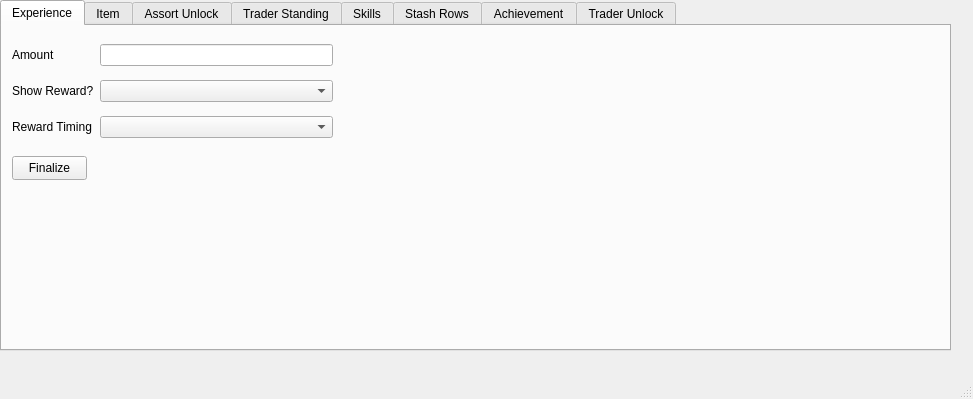
<?xml version="1.0" encoding="UTF-8"?>
<ui version="4.0">
 <class>rewardBuilder</class>
 <widget class="QMainWindow" name="rewardBuilder">
  <property name="geometry">
   <rect>
    <x>0</x>
    <y>0</y>
    <width>973</width>
    <height>399</height>
   </rect>
  </property>
  <property name="windowTitle">
   <string>Reward Builder</string>
  </property>
  <widget class="QWidget" name="centralwidget">
   <widget class="QTabWidget" name="tabWidget">
    <property name="geometry">
     <rect>
      <x>0</x>
      <y>0</y>
      <width>951</width>
      <height>351</height>
     </rect>
    </property>
    <property name="currentIndex">
     <number>0</number>
    </property>
    <widget class="QWidget" name="tab_9">
     <attribute name="title">
      <string>Experience</string>
     </attribute>
     <widget class="QWidget" name="gridLayoutWidget_2">
      <property name="geometry">
       <rect>
        <x>10</x>
        <y>10</y>
        <width>321</width>
        <height>111</height>
       </rect>
      </property>
      <layout class="QGridLayout" name="gridLayout_2">
       <item row="3" column="0">
        <widget class="QLabel" name="label_7">
         <property name="text">
          <string>Show Reward?</string>
         </property>
        </widget>
       </item>
       <item row="1" column="1">
        <widget class="QLineEdit" name="box_amount_exp"/>
       </item>
       <item row="3" column="1">
        <widget class="QComboBox" name="box_unknown_exp"/>
       </item>
       <item row="1" column="0">
        <widget class="QLabel" name="label_8">
         <property name="text">
          <string>Amount</string>
         </property>
        </widget>
       </item>
       <item row="4" column="0">
        <widget class="QLabel" name="label_2">
         <property name="text">
          <string>Reward Timing</string>
         </property>
        </widget>
       </item>
       <item row="4" column="1">
        <widget class="QComboBox" name="box_rewardtiming_exp"/>
       </item>
      </layout>
     </widget>
     <widget class="QPushButton" name="pb_finalize_exp">
      <property name="geometry">
       <rect>
        <x>10</x>
        <y>130</y>
        <width>75</width>
        <height>24</height>
       </rect>
      </property>
      <property name="text">
       <string>Finalize</string>
      </property>
     </widget>
    </widget>
    <widget class="QWidget" name="tab">
     <attribute name="title">
      <string>Item</string>
     </attribute>
     <widget class="QWidget" name="gridLayoutWidget_3">
      <property name="geometry">
       <rect>
        <x>10</x>
        <y>10</y>
        <width>301</width>
        <height>158</height>
       </rect>
      </property>
      <layout class="QGridLayout" name="gridLayout_3">
       <item row="5" column="0">
        <widget class="QLabel" name="label_10">
         <property name="text">
          <string>Show Reward?</string>
         </property>
        </widget>
       </item>
       <item row="5" column="1">
        <widget class="QComboBox" name="box_unknown_item"/>
       </item>
       <item row="6" column="0">
        <widget class="QLabel" name="label_4">
         <property name="text">
          <string>Reward Timing</string>
         </property>
        </widget>
       </item>
       <item row="3" column="0">
        <widget class="QLabel" name="label_11">
         <property name="text">
          <string>Value</string>
         </property>
        </widget>
       </item>
       <item row="1" column="0">
        <widget class="QLabel" name="label_9">
         <property name="text">
          <string>Reward/Target ID</string>
         </property>
        </widget>
       </item>
       <item row="3" column="1">
        <widget class="QSpinBox" name="box_value_item">
         <property name="maximum">
          <number>999999999</number>
         </property>
        </widget>
       </item>
       <item row="6" column="1">
        <widget class="QComboBox" name="box_rewardtiming_item"/>
       </item>
       <item row="1" column="1">
        <widget class="QLineEdit" name="fld_tid_item"/>
       </item>
       <item row="4" column="0">
        <widget class="QLabel" name="label_3">
         <property name="text">
          <string>Found In Raid?</string>
         </property>
        </widget>
       </item>
       <item row="4" column="1">
        <widget class="QComboBox" name="box_fir_item"/>
       </item>
      </layout>
     </widget>
     <widget class="QPushButton" name="pb_finalize_item">
      <property name="geometry">
       <rect>
        <x>10</x>
        <y>180</y>
        <width>75</width>
        <height>24</height>
       </rect>
      </property>
      <property name="text">
       <string>Finalize</string>
      </property>
     </widget>
     <widget class="QLabel" name="label_12">
      <property name="geometry">
       <rect>
        <x>330</x>
        <y>10</y>
        <width>49</width>
        <height>16</height>
       </rect>
      </property>
      <property name="text">
       <string>Items:</string>
      </property>
     </widget>
     <widget class="QListWidget" name="list_items_item">
      <property name="geometry">
       <rect>
        <x>330</x>
        <y>30</y>
        <width>531</width>
        <height>111</height>
       </rect>
      </property>
     </widget>
     <widget class="QWidget" name="gridLayoutWidget_8">
      <property name="geometry">
       <rect>
        <x>590</x>
        <y>180</y>
        <width>271</width>
        <height>71</height>
       </rect>
      </property>
      <layout class="QGridLayout" name="gridLayout_8">
       <item row="1" column="1">
        <widget class="QLineEdit" name="fld_uid_item"/>
       </item>
       <item row="2" column="1">
        <widget class="QLineEdit" name="fld_utpl_item"/>
       </item>
       <item row="1" column="0">
        <widget class="QLabel" name="label">
         <property name="text">
          <string>_id</string>
         </property>
        </widget>
       </item>
       <item row="2" column="0">
        <widget class="QLabel" name="label_30">
         <property name="text">
          <string>_tpl</string>
         </property>
        </widget>
       </item>
      </layout>
     </widget>
     <widget class="QWidget" name="gridLayoutWidget_9">
      <property name="geometry">
       <rect>
        <x>250</x>
        <y>180</y>
        <width>318</width>
        <height>106</height>
       </rect>
      </property>
      <layout class="QGridLayout" name="gridLayout_9">
       <item row="2" column="2">
        <widget class="QSpinBox" name="box_soc_item">
         <property name="toolTip">
          <string>&lt;html&gt;&lt;head/&gt;&lt;body&gt;&lt;p&gt;&lt;br/&gt;&lt;/p&gt;&lt;/body&gt;&lt;/html&gt;</string>
         </property>
        </widget>
       </item>
       <item row="1" column="2">
        <widget class="QLineEdit" name="fld_slotid_item"/>
       </item>
       <item row="1" column="1">
        <widget class="QCheckBox" name="chk_slotid_item">
         <property name="text">
          <string>Include slotID</string>
         </property>
        </widget>
       </item>
       <item row="2" column="1">
        <widget class="QCheckBox" name="chk_soc_item">
         <property name="text">
          <string>Include StackObjectsCount</string>
         </property>
         <property name="checked">
          <bool>true</bool>
         </property>
        </widget>
       </item>
       <item row="0" column="1">
        <widget class="QCheckBox" name="chk_parentid_item">
         <property name="text">
          <string>Include parentID</string>
         </property>
        </widget>
       </item>
       <item row="0" column="2">
        <widget class="QLineEdit" name="fld_parentid_item"/>
       </item>
       <item row="3" column="1">
        <widget class="QCheckBox" name="chk_fir_item">
         <property name="text">
          <string>Found In Raid</string>
         </property>
         <property name="checked">
          <bool>true</bool>
         </property>
        </widget>
       </item>
      </layout>
     </widget>
     <widget class="QWidget" name="gridLayoutWidget_13">
      <property name="geometry">
       <rect>
        <x>334</x>
        <y>140</y>
        <width>521</width>
        <height>41</height>
       </rect>
      </property>
      <layout class="QGridLayout" name="gridLayout_13">
       <item row="0" column="0">
        <widget class="QPushButton" name="pb_remitem_item">
         <property name="text">
          <string>Remove Selected Item</string>
         </property>
        </widget>
       </item>
       <item row="0" column="1">
        <widget class="QPushButton" name="pb_load_fields_item">
         <property name="text">
          <string>Load to Fields</string>
         </property>
        </widget>
       </item>
       <item row="0" column="2">
        <widget class="QPushButton" name="pb_additem_item">
         <property name="text">
          <string>Add Item</string>
         </property>
        </widget>
       </item>
      </layout>
     </widget>
    </widget>
    <widget class="QWidget" name="tab_2">
     <attribute name="title">
      <string>Assort Unlock</string>
     </attribute>
     <widget class="QWidget" name="gridLayoutWidget_4">
      <property name="geometry">
       <rect>
        <x>10</x>
        <y>10</y>
        <width>311</width>
        <height>136</height>
       </rect>
      </property>
      <layout class="QGridLayout" name="gridLayout_4">
       <item row="1" column="0">
        <widget class="QLabel" name="label_18">
         <property name="text">
          <string>Trader</string>
         </property>
        </widget>
       </item>
       <item row="5" column="1">
        <widget class="QComboBox" name="box_rewardtiming_asu"/>
       </item>
       <item row="0" column="0">
        <widget class="QLabel" name="label_16">
         <property name="text">
          <string>Target ID</string>
         </property>
        </widget>
       </item>
       <item row="0" column="1">
        <widget class="QLineEdit" name="fld_tid_asu"/>
       </item>
       <item row="3" column="1">
        <widget class="QComboBox" name="box_unknown_asu"/>
       </item>
       <item row="3" column="0">
        <widget class="QLabel" name="label_13">
         <property name="text">
          <string>Show Reward?</string>
         </property>
        </widget>
       </item>
       <item row="5" column="0">
        <widget class="QLabel" name="label_25">
         <property name="text">
          <string>Reward Timing</string>
         </property>
        </widget>
       </item>
       <item row="2" column="1">
        <widget class="QSpinBox" name="box_loyalty_asu"/>
       </item>
       <item row="2" column="0">
        <widget class="QLabel" name="label_33">
         <property name="text">
          <string>Loyalty Level</string>
         </property>
        </widget>
       </item>
       <item row="1" column="1">
        <widget class="QComboBox" name="box_trader_asu"/>
       </item>
      </layout>
     </widget>
     <widget class="QLabel" name="label_17">
      <property name="geometry">
       <rect>
        <x>330</x>
        <y>10</y>
        <width>49</width>
        <height>16</height>
       </rect>
      </property>
      <property name="text">
       <string>Items:</string>
      </property>
     </widget>
     <widget class="QListWidget" name="list_items_asu">
      <property name="geometry">
       <rect>
        <x>330</x>
        <y>30</y>
        <width>531</width>
        <height>111</height>
       </rect>
      </property>
     </widget>
     <widget class="QPushButton" name="pb_finalize_asu">
      <property name="geometry">
       <rect>
        <x>10</x>
        <y>150</y>
        <width>75</width>
        <height>24</height>
       </rect>
      </property>
      <property name="text">
       <string>Finalize</string>
      </property>
     </widget>
     <widget class="QWidget" name="gridLayoutWidget_10">
      <property name="geometry">
       <rect>
        <x>590</x>
        <y>190</y>
        <width>271</width>
        <height>71</height>
       </rect>
      </property>
      <layout class="QGridLayout" name="gridLayout_10">
       <item row="1" column="1">
        <widget class="QLineEdit" name="fld_uid_asu"/>
       </item>
       <item row="2" column="1">
        <widget class="QLineEdit" name="fld_utpl_asu"/>
       </item>
       <item row="1" column="0">
        <widget class="QLabel" name="label_31">
         <property name="text">
          <string>_id</string>
         </property>
        </widget>
       </item>
       <item row="2" column="0">
        <widget class="QLabel" name="label_32">
         <property name="text">
          <string>_tpl</string>
         </property>
        </widget>
       </item>
      </layout>
     </widget>
     <widget class="QWidget" name="gridLayoutWidget_11">
      <property name="geometry">
       <rect>
        <x>330</x>
        <y>190</y>
        <width>251</width>
        <height>106</height>
       </rect>
      </property>
      <layout class="QGridLayout" name="gridLayout_11">
       <item row="0" column="0">
        <widget class="QCheckBox" name="chk_parentid_asu">
         <property name="text">
          <string>Include parentID</string>
         </property>
        </widget>
       </item>
       <item row="1" column="0">
        <widget class="QCheckBox" name="chk_slotid_asu">
         <property name="text">
          <string>Include slotID</string>
         </property>
        </widget>
       </item>
       <item row="0" column="1">
        <widget class="QLineEdit" name="box_parentid_asu"/>
       </item>
       <item row="2" column="0">
        <widget class="QCheckBox" name="chk_soc_asu">
         <property name="text">
          <string>Include StackObjectsCount</string>
         </property>
         <property name="checked">
          <bool>true</bool>
         </property>
        </widget>
       </item>
       <item row="2" column="1">
        <widget class="QSpinBox" name="box_soc_asu"/>
       </item>
       <item row="1" column="1">
        <widget class="QLineEdit" name="box_slotid_asu"/>
       </item>
       <item row="3" column="0">
        <widget class="QCheckBox" name="chk_fir_asu">
         <property name="text">
          <string>Found In Raid</string>
         </property>
         <property name="checked">
          <bool>true</bool>
         </property>
        </widget>
       </item>
      </layout>
     </widget>
     <widget class="QWidget" name="gridLayoutWidget_14">
      <property name="geometry">
       <rect>
        <x>330</x>
        <y>140</y>
        <width>531</width>
        <height>51</height>
       </rect>
      </property>
      <layout class="QGridLayout" name="gridLayout_14">
       <item row="0" column="2">
        <widget class="QPushButton" name="pb_additem_asu">
         <property name="text">
          <string>Add Item</string>
         </property>
        </widget>
       </item>
       <item row="0" column="0">
        <widget class="QPushButton" name="pb_remitem_asu">
         <property name="text">
          <string>Remove Selected Item</string>
         </property>
        </widget>
       </item>
       <item row="0" column="1">
        <widget class="QPushButton" name="pb_load_fields_asu">
         <property name="text">
          <string>Load to Fields</string>
         </property>
        </widget>
       </item>
      </layout>
     </widget>
    </widget>
    <widget class="QWidget" name="tab_5">
     <attribute name="title">
      <string>Trader Standing</string>
     </attribute>
     <widget class="QWidget" name="gridLayoutWidget_5">
      <property name="geometry">
       <rect>
        <x>10</x>
        <y>10</y>
        <width>261</width>
        <height>130</height>
       </rect>
      </property>
      <layout class="QGridLayout" name="gridLayout_5">
       <item row="0" column="0">
        <widget class="QLabel" name="label_14">
         <property name="text">
          <string>Trader</string>
         </property>
        </widget>
       </item>
       <item row="2" column="0">
        <widget class="QLabel" name="label_19">
         <property name="text">
          <string>Loyalty</string>
         </property>
        </widget>
       </item>
       <item row="3" column="0">
        <widget class="QLabel" name="label_15">
         <property name="text">
          <string>Show Reward?</string>
         </property>
        </widget>
       </item>
       <item row="3" column="2">
        <widget class="QComboBox" name="box_unknown_ts"/>
       </item>
       <item row="2" column="2">
        <widget class="QDoubleSpinBox" name="box_loyalty_ts">
         <property name="maximum">
          <double>9999999999.989999771118164</double>
         </property>
        </widget>
       </item>
       <item row="5" column="2">
        <widget class="QComboBox" name="box_rewardtiming_ts"/>
       </item>
       <item row="5" column="0">
        <widget class="QLabel" name="label_26">
         <property name="text">
          <string>Reward Timing</string>
         </property>
        </widget>
       </item>
       <item row="0" column="2">
        <widget class="QComboBox" name="box_trader_ts"/>
       </item>
      </layout>
     </widget>
     <widget class="QPushButton" name="pb_finalize_ts">
      <property name="geometry">
       <rect>
        <x>10</x>
        <y>150</y>
        <width>75</width>
        <height>24</height>
       </rect>
      </property>
      <property name="text">
       <string>Finalize</string>
      </property>
     </widget>
    </widget>
    <widget class="QWidget" name="tab_6">
     <attribute name="title">
      <string>Skills</string>
     </attribute>
     <widget class="QWidget" name="gridLayoutWidget_6">
      <property name="geometry">
       <rect>
        <x>10</x>
        <y>10</y>
        <width>351</width>
        <height>130</height>
       </rect>
      </property>
      <layout class="QGridLayout" name="gridLayout_6">
       <item row="0" column="0">
        <widget class="QLabel" name="label_20">
         <property name="text">
          <string>Skill</string>
         </property>
        </widget>
       </item>
       <item row="2" column="0">
        <widget class="QLabel" name="label_22">
         <property name="text">
          <string>Points</string>
         </property>
        </widget>
       </item>
       <item row="0" column="1">
        <widget class="QComboBox" name="box_skill_sk"/>
       </item>
       <item row="3" column="1">
        <widget class="QComboBox" name="box_unknown_sk"/>
       </item>
       <item row="2" column="1">
        <widget class="QSpinBox" name="box_points_sk">
         <property name="maximum">
          <number>999999999</number>
         </property>
        </widget>
       </item>
       <item row="3" column="0">
        <widget class="QLabel" name="label_21">
         <property name="text">
          <string>Show Reward?</string>
         </property>
        </widget>
       </item>
       <item row="4" column="0">
        <widget class="QLabel" name="label_27">
         <property name="text">
          <string>Reward Timing</string>
         </property>
        </widget>
       </item>
       <item row="4" column="1">
        <widget class="QComboBox" name="box_rewardtiming_sk"/>
       </item>
      </layout>
     </widget>
     <widget class="QPushButton" name="pb_finalize_sk">
      <property name="geometry">
       <rect>
        <x>10</x>
        <y>150</y>
        <width>75</width>
        <height>24</height>
       </rect>
      </property>
      <property name="text">
       <string>Finalize</string>
      </property>
     </widget>
    </widget>
    <widget class="QWidget" name="tab_7">
     <attribute name="title">
      <string>Stash Rows</string>
     </attribute>
     <widget class="QWidget" name="gridLayoutWidget_7">
      <property name="geometry">
       <rect>
        <x>10</x>
        <y>10</y>
        <width>271</width>
        <height>102</height>
       </rect>
      </property>
      <layout class="QGridLayout" name="gridLayout_7">
       <item row="1" column="0">
        <widget class="QLabel" name="label_24">
         <property name="text">
          <string>Number of Rows</string>
         </property>
        </widget>
       </item>
       <item row="2" column="1">
        <widget class="QComboBox" name="box_unknown_sr"/>
       </item>
       <item row="2" column="0">
        <widget class="QLabel" name="label_23">
         <property name="text">
          <string>Show Reward?</string>
         </property>
        </widget>
       </item>
       <item row="3" column="0">
        <widget class="QLabel" name="label_28">
         <property name="text">
          <string>Reward Timing</string>
         </property>
        </widget>
       </item>
       <item row="3" column="1">
        <widget class="QComboBox" name="box_rewardtiming_sr"/>
       </item>
       <item row="1" column="1">
        <widget class="QSpinBox" name="box_rows_sr">
         <property name="maximum">
          <number>999999999</number>
         </property>
        </widget>
       </item>
      </layout>
     </widget>
     <widget class="QPushButton" name="pb_finalize_sr">
      <property name="geometry">
       <rect>
        <x>10</x>
        <y>120</y>
        <width>75</width>
        <height>24</height>
       </rect>
      </property>
      <property name="text">
       <string>Finalize</string>
      </property>
     </widget>
    </widget>
    <widget class="QWidget" name="tab_8">
     <attribute name="title">
      <string>Achievement</string>
     </attribute>
     <widget class="QWidget" name="gridLayoutWidget">
      <property name="geometry">
       <rect>
        <x>10</x>
        <y>10</y>
        <width>321</width>
        <height>102</height>
       </rect>
      </property>
      <layout class="QGridLayout" name="gridLayout">
       <item row="2" column="1">
        <widget class="QComboBox" name="bx_unknown_ach"/>
       </item>
       <item row="1" column="0">
        <widget class="QLabel" name="label_5">
         <property name="text">
          <string>Achievement ID</string>
         </property>
        </widget>
       </item>
       <item row="1" column="1">
        <widget class="QLineEdit" name="fld_ach_id_ach"/>
       </item>
       <item row="2" column="0">
        <widget class="QLabel" name="label_6">
         <property name="text">
          <string>Show Reward?</string>
         </property>
        </widget>
       </item>
       <item row="4" column="1">
        <widget class="QComboBox" name="box_rewardtiming_ach"/>
       </item>
       <item row="4" column="0">
        <widget class="QLabel" name="label_29">
         <property name="text">
          <string>Reward Timing</string>
         </property>
        </widget>
       </item>
      </layout>
     </widget>
     <widget class="QPushButton" name="pb_finalize_ach">
      <property name="geometry">
       <rect>
        <x>10</x>
        <y>120</y>
        <width>75</width>
        <height>24</height>
       </rect>
      </property>
      <property name="text">
       <string>Finalize</string>
      </property>
     </widget>
    </widget>
    <widget class="QWidget" name="tab_10">
     <attribute name="title">
      <string>Trader Unlock</string>
     </attribute>
     <widget class="QWidget" name="gridLayoutWidget_12">
      <property name="geometry">
       <rect>
        <x>10</x>
        <y>10</y>
        <width>321</width>
        <height>111</height>
       </rect>
      </property>
      <layout class="QGridLayout" name="gridLayout_12">
       <item row="3" column="0">
        <widget class="QLabel" name="label_34">
         <property name="text">
          <string>Show Reward?</string>
         </property>
        </widget>
       </item>
       <item row="3" column="1">
        <widget class="QComboBox" name="box_unknown_tul"/>
       </item>
       <item row="1" column="0">
        <widget class="QLabel" name="label_35">
         <property name="text">
          <string>Trader</string>
         </property>
        </widget>
       </item>
       <item row="4" column="0">
        <widget class="QLabel" name="label_36">
         <property name="text">
          <string>Reward Timing</string>
         </property>
        </widget>
       </item>
       <item row="4" column="1">
        <widget class="QComboBox" name="box_rewardtiming_tul"/>
       </item>
       <item row="1" column="1">
        <widget class="QComboBox" name="box_trader_tul"/>
       </item>
      </layout>
     </widget>
     <widget class="QPushButton" name="pb_finalize_tul">
      <property name="geometry">
       <rect>
        <x>10</x>
        <y>130</y>
        <width>75</width>
        <height>24</height>
       </rect>
      </property>
      <property name="text">
       <string>Finalize</string>
      </property>
     </widget>
    </widget>
   </widget>
  </widget>
  <widget class="QMenuBar" name="menubar">
   <property name="geometry">
    <rect>
     <x>0</x>
     <y>0</y>
     <width>973</width>
     <height>22</height>
    </rect>
   </property>
  </widget>
  <widget class="QStatusBar" name="statusbar"/>
 </widget>
 <resources/>
 <connections/>
</ui>
